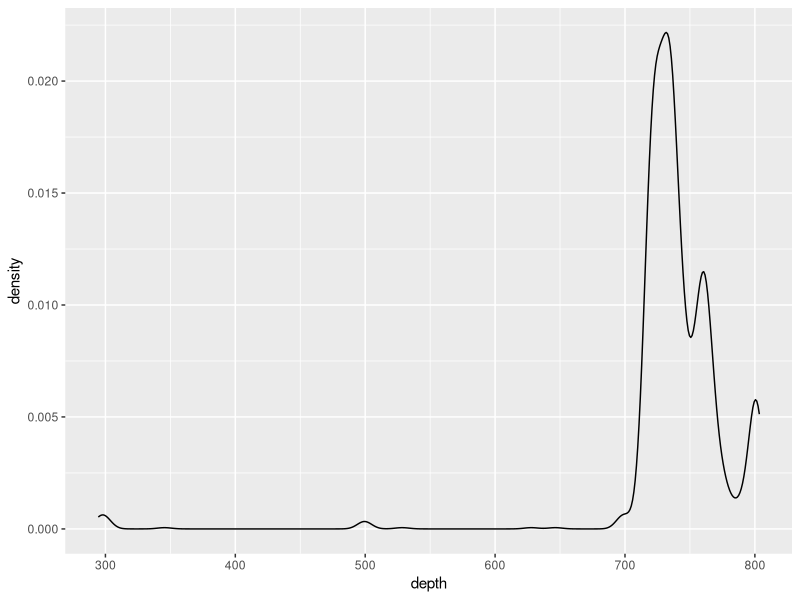
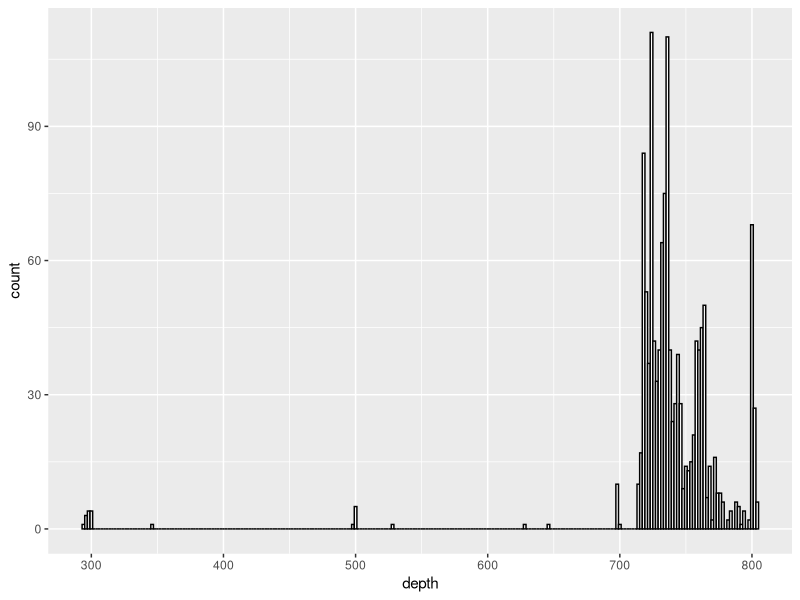
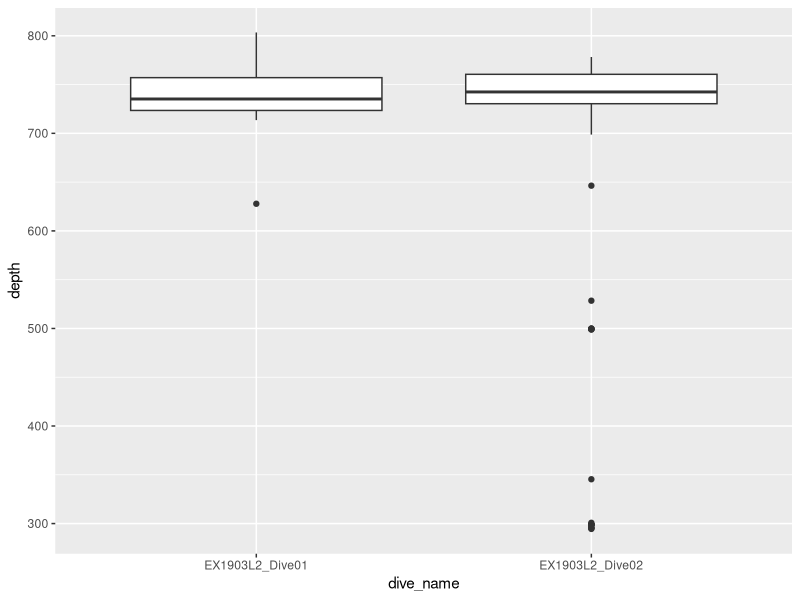
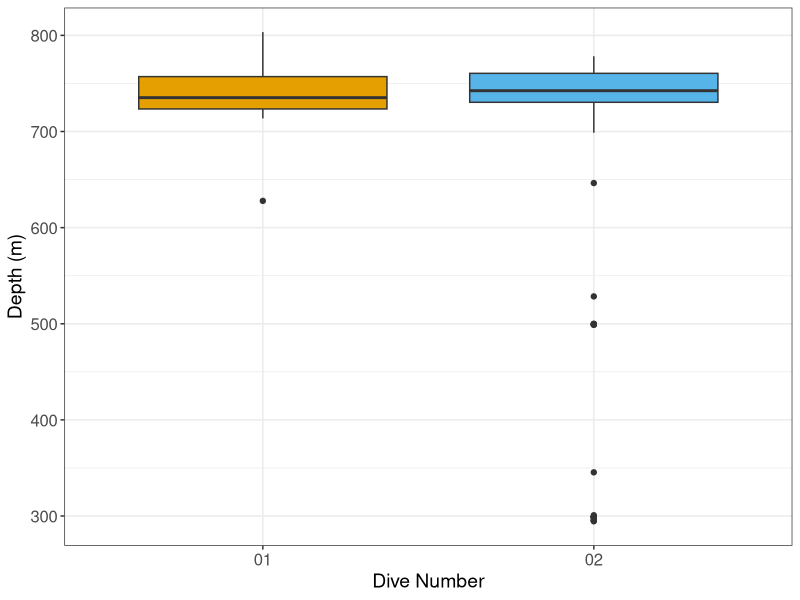
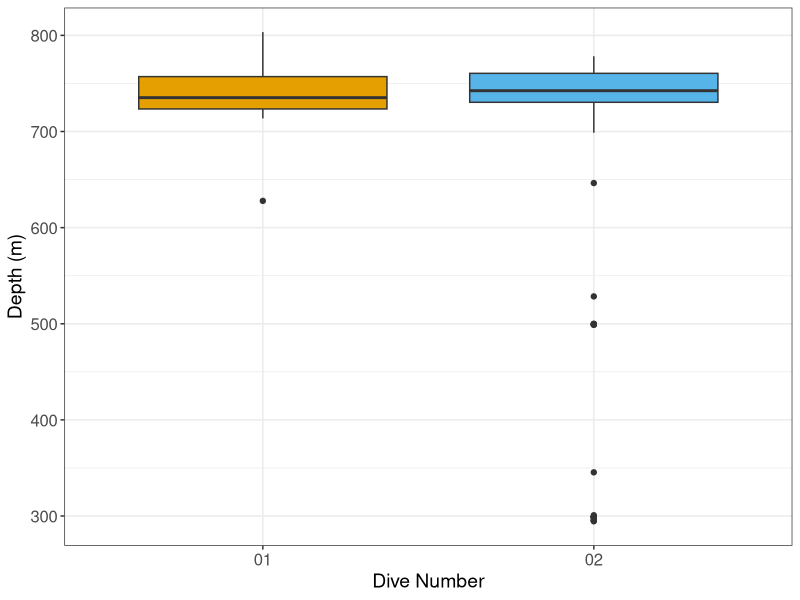

Generate these figures, in order, with R:
# Tutorial 1: Introduction to R & RStudio

# The first part of this script will take you through some basic functions in R to clean and visualize data found in comma separated value (CSV) files. We will primarily be using a suite of packages found in the "tidyverse". We'll be reading in a messy CSV sheet, cleaning it up in preparation for future data analysis and visualization (that will be part 2 of this tutorial).

# We will be working with some species annotation data from NOAA Ocean Exploratio's Windows to the Deep 2019 Expedition (Cruise Number: EX1903).

# More information on this cruise can be found here: 
# https://oceanexplorer.noaa.gov/okeanos/explorations/ex1903/welcome.html

# ---------------------

# how to install a package onto your computer
# run this piece of code in the Console below, remove the "#" before running. You only need to install a package one time. 
# install.packages("tidyverse")
# install.packages("readxl") # this package is used to read in messy Excel sheets
# install.packages("writexl") # this package is used to write out Excel sheets
# install.packages("broom") # this package is used to clean up the output of statistical tests

# ---------------------

# how to load packages into R 
# you need to do this every time you want to use a package in R 
library(tidyverse) 
library(readxl)
library(writexl)
library(broom)

# ---------------------

# how to define your working directory 

# It's important to make sure that you keep all of your documents and scripts organized in a particular folder structure.
# This is my working directory, so you'll want to change it to the place where your data live. 

# Here is the function to tell you what your current working directory is: 
getwd()

# set your working directory 
# make sure you either use a double backslash "\\" or a forward slash "/"
wd <- "C:/Users/katharineegan/Documents/r_tutorial/ocean_exploration_data_tutorial"
setwd(wd)

# double check that your working directory is set
getwd()

# ---------------------

# how to read an excel sheet into R 
# I have a CSV that I'm going to read in. 

dive01_raw <- read_csv(file = "EX1903L2_ROV01_ANNOTATIONS_06Aug2020.csv")

# if you have an excel file you can use this function: 
#read_excel - .xlsx

# After running this function read_csv, you should see the object name (which we called "dive01_raw" pop up over in the upper left hand side of R, this is called the "Global Environment" )

# The CSV we just read into R is now called a "data frame" 
# You can check what the object is by using this function: 
class(dive01_raw)

# This is what should come up: 
# [1] "spec_tbl_df" "tbl_df"      "tbl"         "data.frame" 

# let's also read in a CSV from Dive 02
dive02_raw <- read_csv(file = "EX1903L2_ROV02_ANNOTATIONS_06Aug2020.csv")

# look at the class of Dive 02
class(dive02_raw)

# ---------------------

# Some basic data cleaning for data frames

# Now we are going to go through some basic functions to clean up the data frame "raw_data" using functions from the tidyverse package 

# A lot of the functions we will use to clean up the data frame will rely on knowing the names of the columns, which you can check here: 
names(dive01_raw)
names(dive02_raw)

# Both of these data frames should show you a list of 142 column names

# We are going to select a few columns to work with (because we don't need all of these data)

# Start a new data frame and work through cleaning up the data: 
# first we are going to combine the two data frames together into one data frame using a function called "bind_rows"
clean_data <- bind_rows(dive01_raw, dive02_raw) %>% 
  
  # this function selects the columns you want to work with. We are going to select the colunn that contains the name of the dive, the latitude and longitude recorded via a sensor on the remotely operated vehicle (ROV), the oxygen, temperature, salinity, and depth readings from the ROV, and the Phylum column
  
  select(c(`Dive Name`, 
           DEEPDISCOVERERNAV01_23975_Latitude, 
           DEEPDISCOVERERNAV01_23975_Longitude,
           SBECTD9PLUSDEEPDISCOVERER_23978_Depth,
           `SBECTD9PLUSDEEPDISCOVERER_23978_Oxygen Concentration`,
           `SBECTD9PLUSDEEPDISCOVERER_23978_Temperature`,
           `SBECTD9PLUSDEEPDISCOVERER_23978_Practical Salinity`,
           Phylum)) %>% 
  
  # Now let's rename these columns to something more practical and easier to work with. For the "rename" function, it's new name = old name:
  rename(dive_name = `Dive Name`,
         latitude = DEEPDISCOVERERNAV01_23975_Latitude,
         longitude = DEEPDISCOVERERNAV01_23975_Longitude, 
         depth = SBECTD9PLUSDEEPDISCOVERER_23978_Depth,
         oxygen = `SBECTD9PLUSDEEPDISCOVERER_23978_Oxygen Concentration`,
         temp = `SBECTD9PLUSDEEPDISCOVERER_23978_Temperature`, 
         salinity = `SBECTD9PLUSDEEPDISCOVERER_23978_Practical Salinity`,
         phylum = Phylum) %>% 
  
  # If you run this code thus far and click on "clean_data" in the global environment, you'll see that the data frame already looks a lot better and more readable! Let's finish cleaning it up. You can see that there are a lot of "NAs" in the Phylum column. We want to get rid of these, because there are no species recorded at these annotations, and for this example we only want annotations that were made of animals seen. You can remove NAs based on a column using this function: 
  drop_na(phylum) %>% 
  
  # The last thing I like to do when cleaning up a data frame is to strip the "white space" that could occur before or after a word. I generally do this within the text columns only.
  
  mutate(dive_name = str_trim(dive_name, c("both")),
         phylum = str_trim(phylum, c("both")))

# One last thing I like to do is to check what the "type" or "class" is of the columns in the data frames. It will be difficult to work with the data if say, the coordinates are character vectors and not numeric values.

# This function checks the class of each column in the data frame
sapply(clean_data, class)

#dive_name    latitude   longitude       depth      oxygen        temp    salinity 
#"character"   "numeric"   "numeric"   "numeric"   "numeric"   "numeric"   "numeric" 
#phylum 
#"character"  

# Looks like everything is in order! 

# ---------------------

# Summarizing data 

# The data frame is cleaned up and we are now ready to start summarizing and playing with the data. There are a number of ways you can do this. First, let's create a summary table that provides the mean, standard deviation, and standard error of the depth data for each phylum. You can also do this with the salinity, oxygen, and temperature data. You do that this way: 

depth_summary <- clean_data %>% 
  group_by(phylum, dive_name) %>% 
  summarize(mean = mean(depth),
            sd = sd(depth),
            count = length(depth),
            se = sd(depth)/sqrt(length(depth)))

# This data frame gives you the average, standard deviation, and standard error of the depth data for each phylum that was annotated on Dive01. 

# Now we are going to filter the data frame. Say you only want to look at one phlyum. You can easily filter that phylum out like this. Here were are filtering our all occurrences of "Porifera" which are sponges.  

sponges <- clean_data %>% 
  filter(phylum == "Porifera")

# You can also use filter() to filter out numbers that are > < or == to a specific number. 
# Filter can also be used backwards. let's say you want everything EXCEPT sponges. This code REMOVES all occurrences of "Porifera"

no_sponges <- clean_data %>% 
  filter(phylum != "Porifera")

# ---------------------

# OPTIONAL

# how to write out data frames to new Excel sheets or CSVs 

# Your data are cleaned up and now let's say you want to pull it into ArcGIS and create a shapefile out of it. Here's how you write your cleaned up data to a spreadsheet: 

# CSV: 
write_csv(clean_data, "EX1903L2_Dives_01_02_Clean_Annotations.csv")

# Excel sheet: 
write_xlsx(clean_data, "EX1903L2_Dives_01_02_Clean_Annotations.xlsx")

# ---------------------
# Tutorial 2: Using R & RStudio for Data Visualization and Analysis

# The second part of this script will take you through some basic functions in R to take cleaned up data for analysis and visualization. We will primarily be using a suite of packages found in the "tidyverse". We'll be using the same cleaned up data from earlier on in the script from EX1903. We will conduct exploratory data analysis and the visualize the data using ggplot2.

# Our hypothesis for the purposes of this tutorial: 
# The average depth for the Cnidaria annotations is different between Dives 1 and 2.

# ---------------------

# filter out the Cnidaria annotations from the "phylum" column in the "clean_data" data frame. Remember we are only looking at Cnidaria for our hypothesis testing
cnidaria <- clean_data %>% 
  filter(phylum == "Cnidaria")

# ---------------------

# EXPLORATORY DATA ANALYSIS IN R using ggplot2 

# ggplot2 is an R package that is loaded with the "tidyverse" suite of packges. It's used to make nice graphs.
# This website is a good place to go when you need the basic code to start making a graph. You can start adding to that base code from there: http://www.cookbook-r.com/Graphs/
# We're going to create a couple of graphs. 

# FIRST: Let's plot the density distribution of the depth data:
ggplot(cnidaria, aes(x = depth)) + 
  geom_density()

# We are also going to do a histogram of the data: 
ggplot(cnidaria, aes(x = depth)) +
  geom_histogram(binwidth = 2, colour = "black", fill = "white")

# What do these graphs tell us? 
# It looks like there is a high number of annotations of Cnidaria around 700 to 800 meters, but it also looks like some annotations were made in much shallower depths. By the looks of it - probably around 300 meters and 500 meters. What do you think we could hypothesize about the data based on these two graphs? Well, maybe Dive 1 and Dive 2 had very similar depth ranges in general. We also know that Cnidaria is a phylum that encompasses coral (which live on the seafloor) and also jellyfish (which live in the water column)

# Let's look at the average depth for the Cnidaria annotations between dives 1 and 2: 
cnidaria_summary <- cnidaria %>% 
  group_by(dive_name, phylum) %>% 
  summarize(mean_depth = mean(depth, na.rm = T), 
            sd_depth = sd(depth, na.rm = T),
            count = length(phylum), 
            se_depth = sd_depth/sqrt(count))

# Based on this summary, the average depth for the Cnidaria annotations looks pretty similar. However, the standard error is higher for Dive 2. Let's investigate further and look at the depth range of the annotations
cnidaria_summary <- cnidaria %>% 
  group_by(dive_name, phylum) %>% 
  summarize(mean_depth = mean(depth, na.rm = T), 
            sd_depth = sd(depth, na.rm = T),
            count = length(phylum), 
            se_depth = sd_depth/sqrt(count),
            max_depth = max(depth), 
            min_depth = min(depth))

# Minimum depth for Cnidaria annotations is around 300 meters - this should explain the high error bars.

# For the last part of our EDA - let's create a boxplot showing the depth distribution of the Cnidaria annotations between Dives 1 & 2 
ggplot(cnidaria, aes(x = dive_name, y = depth)) + 
  geom_boxplot()

# Woah! This boxplot is showing a lot of outliers. Looks like there were definitely Cnidaria annotations made in the water column.

# ---------------------

# Conduct your statistical test 
# Now we are going to conduct a t-test to see if there is a difference in the depth data for Cnidaria between Dives 1 and 2. We will be doing a two-tailed t-test because our hypothesis is: There is a difference in depth of the Cnidaria annotations between Dives 1 and 2. 

# let's look at the help for t.tests in R
?t.test

# We are going to use the "formula" argument for the t.test y ~ x. X is the independent variable, in this case that is the dive number. Y is the dependent variable, in this case, that is the depth.

# conduct the t-test: 
t <- t.test(depth ~ dive_name, data = cnidaria)
t

# on first look, it looks like the Cnidaria depth annotations are different from each other as the p value is < 0.05. Based on this we can say our hypothesis is true - there is a difference in the Cnidaria depth annotations between Dives 1 and 2.

# ---------------------

# Clean up the statistical test to write out as an Excel spreadsheet. This is where we are going to use the broom package you installed earlier. 
t_df <- broom::tidy(t)

# ---------------------

# OPTIONAL
# write out the statistical test to an excel spreadsheet for use later
# this is helpful if you'd like to make a table for a report or publication
write_xlsx(t_df, path = "cnidaria_ttest_results.xlsx")

# ---------------------

# Create the final figure that you'll use in your report or publication
# Let's make a box plot as that seems to represent the data best
ggplot(cnidaria, aes(x = dive_name, y = depth, fill = dive_name)) + 
  geom_boxplot() +
  labs(x = "Dive Number", y = "Depth (m)") +
  scale_fill_manual(values = c("#E69F00", "#56B4E9")) +
  scale_x_discrete(breaks = c("EX1903L2_Dive01", "EX1903L2_Dive02"),
                   labels = c("01", "02")) +
  theme_bw() +
  theme(legend.position = "none",
        axis.text = element_text(size = 12),
        axis.title = element_text(size = 14))

# ---------------------
# how to write out a plot as a jpeg
# then save it
ggsave("boxplot_cnidaria_depth.jpeg", width = 6, height = 3, 
       units = "in")
